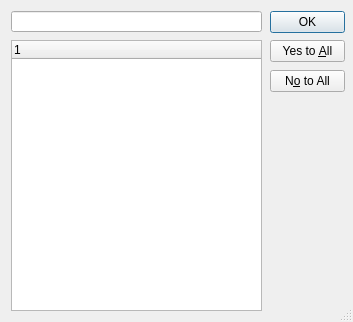
<?xml version="1.0" encoding="UTF-8"?>
<ui version="4.0">
 <class>Dialog</class>
 <widget class="QDialog" name="Dialog">
  <property name="geometry">
   <rect>
    <x>0</x>
    <y>0</y>
    <width>353</width>
    <height>322</height>
   </rect>
  </property>
  <property name="sizePolicy">
   <sizepolicy hsizetype="Preferred" vsizetype="Preferred">
    <horstretch>0</horstretch>
    <verstretch>0</verstretch>
   </sizepolicy>
  </property>
  <property name="focusPolicy">
   <enum>Qt::StrongFocus</enum>
  </property>
  <property name="windowTitle">
   <string>Choisir les contrôles actifs</string>
  </property>
  <property name="sizeGripEnabled">
   <bool>true</bool>
  </property>
  <widget class="QDialogButtonBox" name="buttonBox">
   <property name="enabled">
    <bool>true</bool>
   </property>
   <property name="geometry">
    <rect>
     <x>270</x>
     <y>11</y>
     <width>75</width>
     <height>23</height>
    </rect>
   </property>
   <property name="orientation">
    <enum>Qt::Vertical</enum>
   </property>
   <property name="standardButtons">
    <set>QDialogButtonBox::Ok</set>
   </property>
  </widget>
  <widget class="QDialogButtonBox" name="check_all">
   <property name="geometry">
    <rect>
     <x>270</x>
     <y>40</y>
     <width>75</width>
     <height>23</height>
    </rect>
   </property>
   <property name="orientation">
    <enum>Qt::Vertical</enum>
   </property>
   <property name="standardButtons">
    <set>QDialogButtonBox::YesToAll</set>
   </property>
  </widget>
  <widget class="QDialogButtonBox" name="uncheck_all">
   <property name="geometry">
    <rect>
     <x>270</x>
     <y>70</y>
     <width>75</width>
     <height>23</height>
    </rect>
   </property>
   <property name="orientation">
    <enum>Qt::Vertical</enum>
   </property>
   <property name="standardButtons">
    <set>QDialogButtonBox::NoToAll</set>
   </property>
  </widget>
  <widget class="QTreeWidget" name="treeWidget">
   <property name="geometry">
    <rect>
     <x>11</x>
     <y>40</y>
     <width>251</width>
     <height>271</height>
    </rect>
   </property>
   <property name="rootIsDecorated">
    <bool>true</bool>
   </property>
   <column>
    <property name="text">
     <string notr="true">1</string>
    </property>
   </column>
  </widget>
  <widget class="QLineEdit" name="lineEdit">
   <property name="geometry">
    <rect>
     <x>11</x>
     <y>11</y>
     <width>251</width>
     <height>21</height>
    </rect>
   </property>
   <property name="text">
    <string/>
   </property>
  </widget>
 </widget>
 <resources/>
 <connections>
  <connection>
   <sender>buttonBox</sender>
   <signal>accepted()</signal>
   <receiver>Dialog</receiver>
   <slot>accept()</slot>
   <hints>
    <hint type="sourcelabel">
     <x>334</x>
     <y>32</y>
    </hint>
    <hint type="destinationlabel">
     <x>157</x>
     <y>274</y>
    </hint>
   </hints>
  </connection>
  <connection>
   <sender>buttonBox</sender>
   <signal>rejected()</signal>
   <receiver>Dialog</receiver>
   <slot>reject()</slot>
   <hints>
    <hint type="sourcelabel">
     <x>309</x>
     <y>32</y>
    </hint>
    <hint type="destinationlabel">
     <x>286</x>
     <y>274</y>
    </hint>
   </hints>
  </connection>
 </connections>
</ui>
